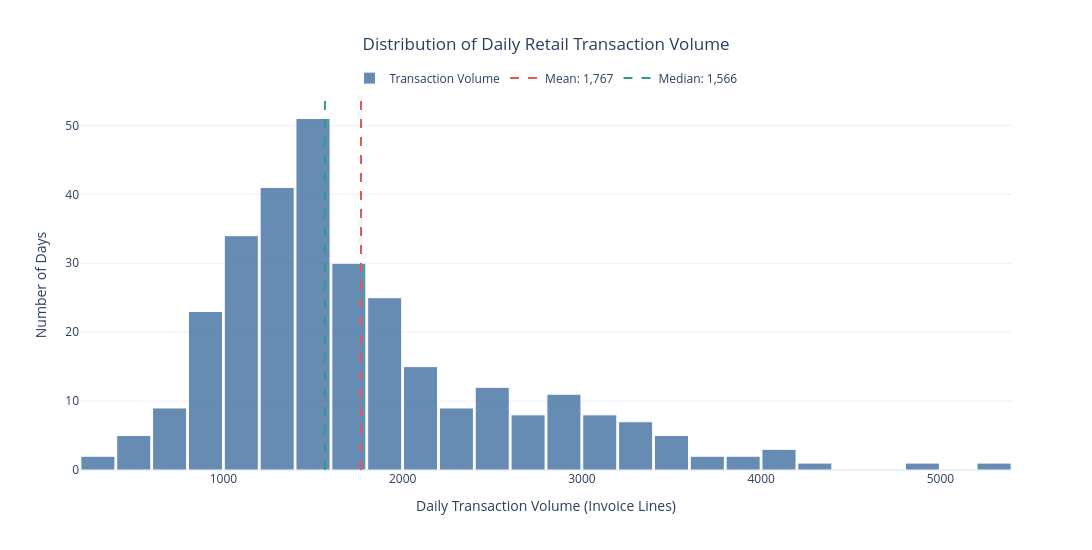

Notebook cell for this chart:
### Markdown cell above
#### Analyzing Daily Transaction Volume

### Code cell
daily_transaction_volume = (
    merchandise_df.groupby("Transaction_Date")
    .size()
    .sort_index()
)

fig = go.Figure()

fig.add_trace(
    go.Histogram(
        x=daily_transaction_volume,
        nbinsx=30,
        name="Transaction Volume",
        marker=dict(
            color="#4C78A8",
            line=dict(color="white", width=1)
        ),
        opacity=0.85,
        hovertemplate=(
            "Daily Transaction Volume: %{x:,}"
            "<br>Number of Days: %{y}"
            "<extra></extra>"
        )
    )
)

fig.add_vline(
    x=daily_transaction_volume.mean(),
    line=dict(color="#E45756", width=2, dash="dash")
)

fig.add_vline(
    x=daily_transaction_volume.median(),
    line=dict(color="#2A9D8F", width=2, dash="dash")
)

fig.add_trace(
    go.Scatter(
        x=[None],
        y=[None],
        mode="lines",
        line=dict(color="#E45756", width=2, dash="dash"),
        name=f"Mean: {daily_transaction_volume.mean():,.0f}"
    )
)

fig.add_trace(
    go.Scatter(
        x=[None],
        y=[None],
        mode="lines",
        line=dict(color="#2A9D8F", width=2, dash="dash"),
        name=f"Median: {daily_transaction_volume.median():,.0f}"
    )
)

fig.update_layout(
    title=dict(
        text="Distribution of Daily Retail Transaction Volume",
        x=0.5,
        xanchor="center"
    ),
    xaxis_title="Daily Transaction Volume (Invoice Lines)",
    yaxis_title="Number of Days",
    template="plotly_white",
    width=1100,
    height=550,
    bargap=0.05,
    legend=dict(
        orientation="h",
        yanchor="bottom",
        y=1.02,
        xanchor="center",
        x=0.5
    )
)

fig.show()

display(
    daily_transaction_volume.describe(
        percentiles=[0.25, 0.50, 0.75, 0.90, 0.95, 0.99]
    ).to_frame("Daily_Transaction_Volume")
)

### Figure 1 — Plotly figure (JSON) as saved in the notebook; plotly's stock layout.template omitted (floating-point values rounded to 4 significant figures; data arrays with more than 128 entries replaced by an {"elided": "..."} marker saying what was removed)
{"data": [{"hovertemplate": "Daily Transaction Volume: %{x:,}<br>Number of Days: %{y}<extra></extra>", "marker": {"color": "#4C78A8", "line": {"color": "white", "width": 1}}, "name": "Transaction Volume", "nbinsx": 30, "opacity": 0.85, "type": "histogram", "x": {"elided": "305 int values"}}, {"line": {"color": "#E45756", "dash": "dash", "width": 2}, "mode": "lines", "name": "Mean: 1,767", "type": "scatter", "x": [null], "y": [null]}, {"line": {"color": "#2A9D8F", "dash": "dash", "width": 2}, "mode": "lines", "name": "Median: 1,566", "type": "scatter", "x": [null], "y": [null]}], "layout": {"bargap": 0.05, "height": 550, "legend": {"orientation": "h", "x": 0.5, "xanchor": "center", "y": 1.02, "yanchor": "bottom"}, "shapes": [{"line": {"color": "#E45756", "dash": "dash", "width": 2}, "type": "line", "x0": 1767.0, "x1": 1767.0, "xref": "x", "y0": 0, "y1": 1, "yref": "y domain"}, {"line": {"color": "#2A9D8F", "dash": "dash", "width": 2}, "type": "line", "x0": 1566, "x1": 1566, "xref": "x", "y0": 0, "y1": 1, "yref": "y domain"}], "title": {"text": "Distribution of Daily Retail Transaction Volume", "x": 0.5, "xanchor": "center"}, "width": 1100, "xaxis": {"title": {"text": "Daily Transaction Volume (Invoice Lines)"}}, "yaxis": {"title": {"text": "Number of Days"}}}}
